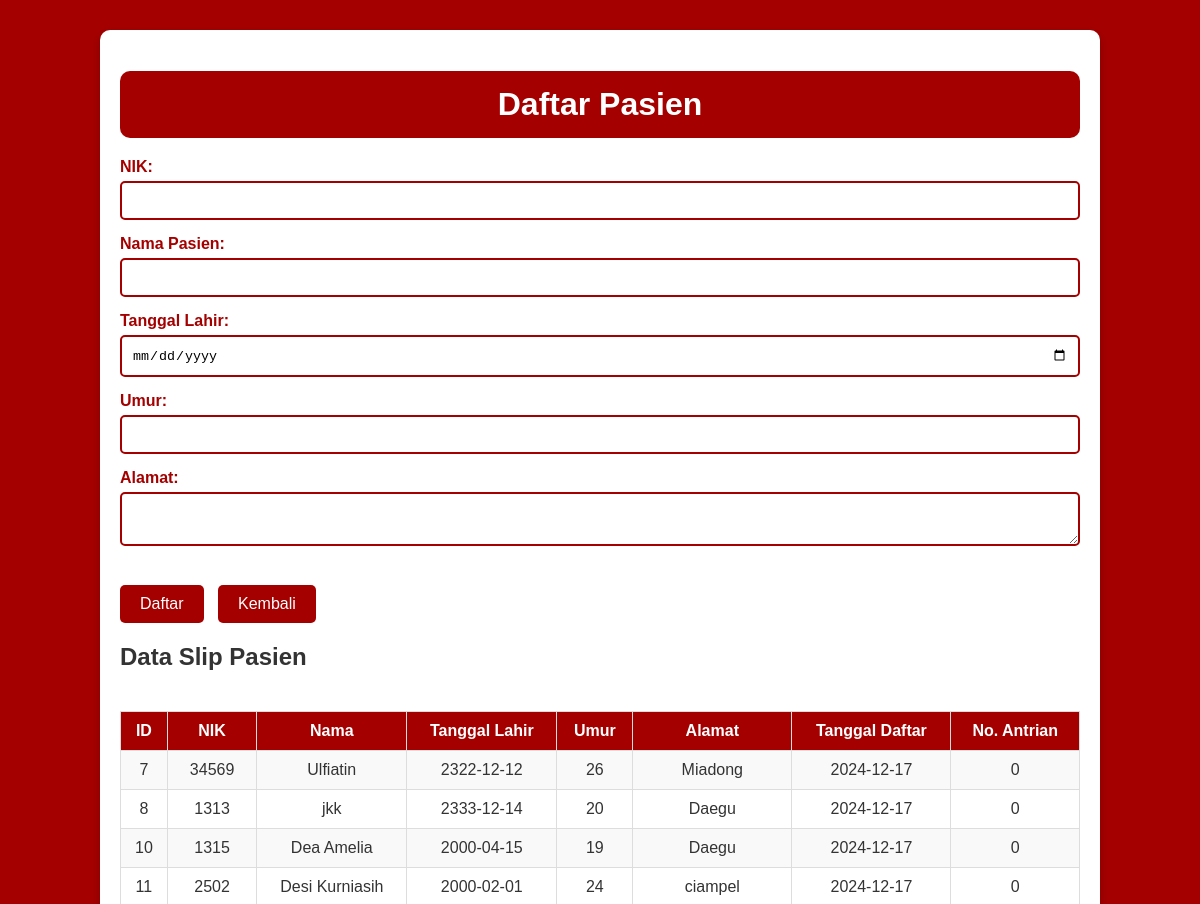
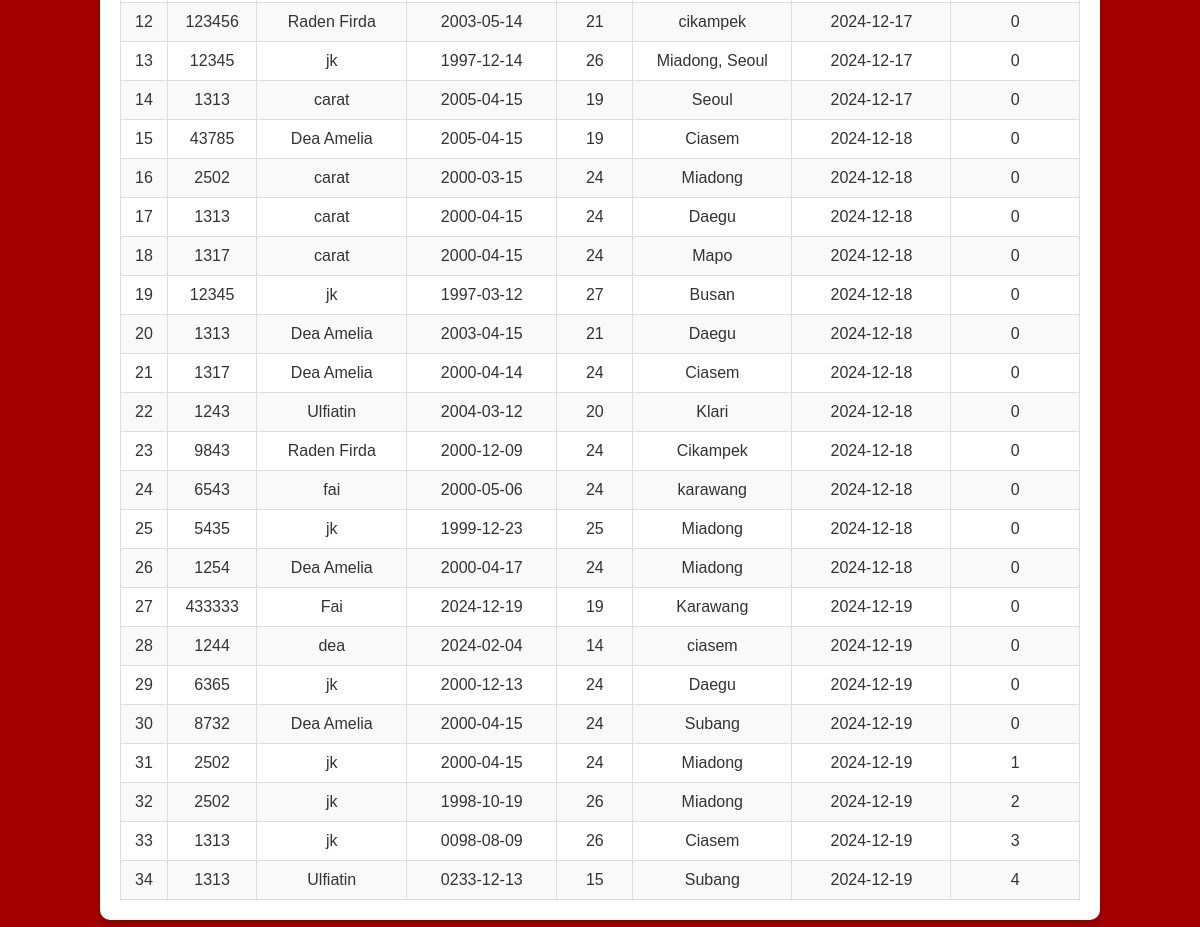
The app's page /daftar_pasien.php, older data (2 pictures, top to bottom).
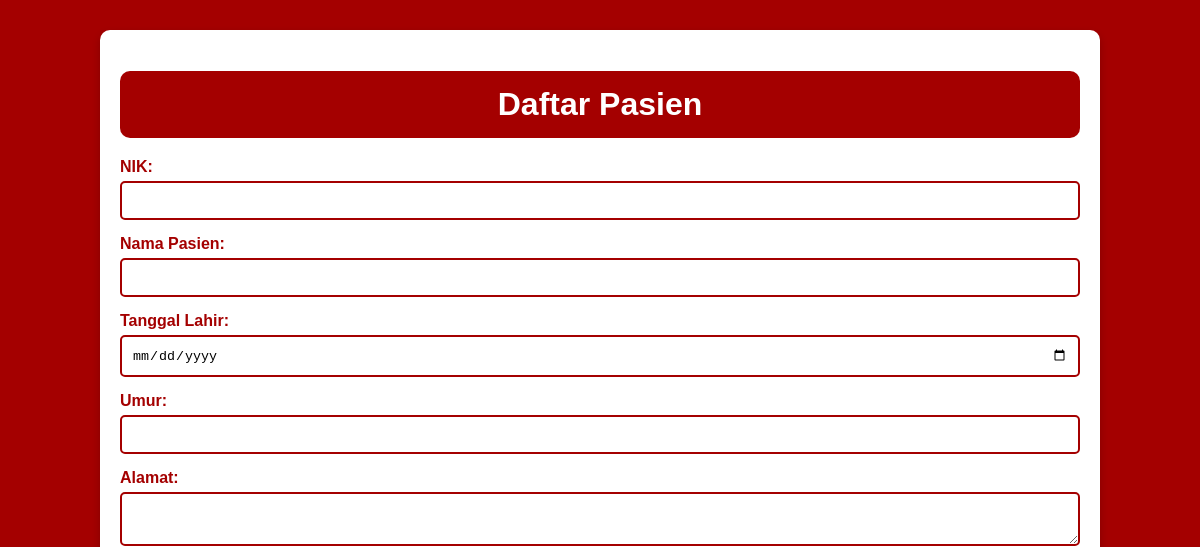
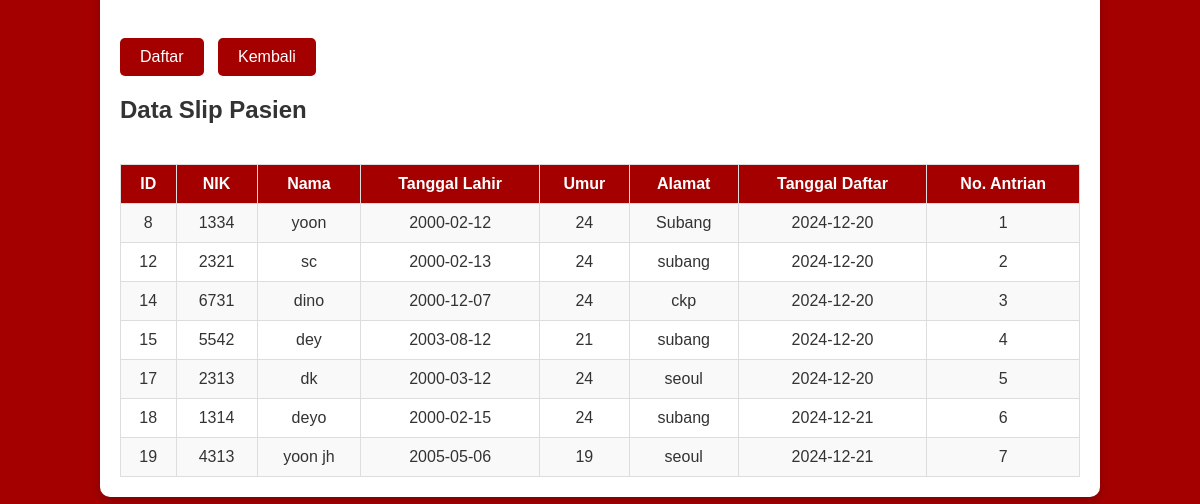
The same page, newer data (2 pictures, top to bottom).
### tables this page shows
CREATE TABLE `daftar_pasien` (
  `id_pasien` int(11) NOT NULL,
  `nik` varchar(50) NOT NULL,
  `nama_pasien` varchar(100) NOT NULL,
  `tanggal_lahir` date NOT NULL,
  `umur` int(11) NOT NULL,
  `alamat` varchar(255) NOT NULL,
  `tanggal_daftar` date NOT NULL DEFAULT curdate(),
  `no_antrian` int(11) NOT NULL,
  `id_data` int(11) DEFAULT NULL
);

### daftar_pasien.php (the view, shortened to what this page needs)
<?php
$host = "localhost";
$username = "root";
$password = "";
$database = "db_klinik";
$conn = new mysqli($host, $username, $password, $database);
$sql = "SELECT * FROM daftar_pasien";
$result = $conn->query($sql);
?>
<!DOCTYPE html>
<html>
<head>
</head>
<body>
    <div class="container">
        <h1>Daftar Pasien</h1>
        <form method="POST" action="">
            <label>NIK:</label>
            <input type="text" name="nik" required>
            <label>Nama Pasien:</label>
            <input type="text" name="nama_pasien" required>
            <label>Tanggal Lahir:</label>
            <input type="date" name="tanggal_lahir" required>
            <label>Umur:</label>
            <input type="number" name="umur" required>
            <label>Alamat:</label>
            <textarea name="alamat" required></textarea>
            <button type="submit">Daftar</button>
        <a href="index.php" class="back-button">Kembali</a>
        </form>
        <h2>Data Slip Pasien</h2>
        <div class="table-container">
            <table>
                <tr>
                    <th>ID</th>
                    <th>NIK</th>
                    <th>Nama</th>
                    <th>Tanggal Lahir</th>
                    <th>Umur</th>
                    <th>Alamat</th>
                    <th>Tanggal Daftar</th>
                    <th>No. Antrian</th>
                </tr>
                <?php while ($row = $result->fetch_assoc()): ?>
                <tr>
                    <td><?= $row['id_pasien'] ?></td>
                    <td><?= $row['nik'] ?></td>
                    <td><?= $row['nama_pasien'] ?></td>
                    <td><?= $row['tanggal_lahir'] ?></td>
                    <td><?= $row['umur'] ?></td>
                    <td><?= $row['alamat'] ?></td>
                    <td><?= $row['tanggal_daftar'] ?></td>
                    <td><?= $row['no_antrian'] ?></td>
                </tr>
                <?php endwhile; ?>
            </table>
        </div>
    </div>
</body>
</html>

Row changes from the older to the newer data that the page shows:
removed daftar_pasien: id_pasien "7", nik "34569", nama_pasien "Ulfiatin", tanggal_lahir "2322-12-12", umur "26", alamat "Miadong", tanggal_daftar "2024-12-17", no_antrian "0"
removed daftar_pasien: id_pasien "10", nik "1315", nama_pasien "Dea Amelia", tanggal_lahir "2000-04-15", umur "19", alamat "Daegu", tanggal_daftar "2024-12-17", no_antrian "0"
removed daftar_pasien: id_pasien "11", nik "2502", nama_pasien "Desi Kurniasih", tanggal_lahir "2000-02-01", umur "24", alamat "ciampel", tanggal_daftar "2024-12-17", no_antrian "0"
removed daftar_pasien: id_pasien "13", nik "12345", nama_pasien "jk", tanggal_lahir "1997-12-14", umur "26", alamat "Miadong, Seoul", tanggal_daftar "2024-12-17", no_antrian "0"
removed daftar_pasien: id_pasien "16", nik "2502", nama_pasien "carat", tanggal_lahir "2000-03-15", umur "24", alamat "Miadong", tanggal_daftar "2024-12-18", no_antrian "0"
removed daftar_pasien: id_pasien "20", nik "1313", nama_pasien "Dea Amelia", tanggal_lahir "2003-04-15", umur "21", alamat "Daegu", tanggal_daftar "2024-12-18", no_antrian "0"
removed daftar_pasien: id_pasien "21", nik "1317", nama_pasien "Dea Amelia", tanggal_lahir "2000-04-14", umur "24", alamat "Ciasem", tanggal_daftar "2024-12-18", no_antrian "0"
removed daftar_pasien: id_pasien "22", nik "1243", nama_pasien "Ulfiatin", tanggal_lahir "2004-03-12", umur "20", alamat "Klari", tanggal_daftar "2024-12-18", no_antrian "0"
removed daftar_pasien: id_pasien "23", nik "9843", nama_pasien "Raden Firda", tanggal_lahir "2000-12-09", umur "24", alamat "Cikampek", tanggal_daftar "2024-12-18", no_antrian "0"
removed daftar_pasien: id_pasien "24", nik "6543", nama_pasien "fai", tanggal_lahir "2000-05-06", umur "24", alamat "karawang", tanggal_daftar "2024-12-18", no_antrian "0"
removed daftar_pasien: id_pasien "25", nik "5435", nama_pasien "jk", tanggal_lahir "1999-12-23", umur "25", alamat "Miadong", tanggal_daftar "2024-12-18", no_antrian "0"
removed daftar_pasien: id_pasien "26", nik "1254", nama_pasien "Dea Amelia", tanggal_lahir "2000-04-17", umur "24", alamat "Miadong", tanggal_daftar "2024-12-18", no_antrian "0"
removed daftar_pasien: id_pasien "27", nik "433333", nama_pasien "Fai", tanggal_lahir "2024-12-19", umur "19", alamat "Karawang", tanggal_daftar "2024-12-19", no_antrian "0"
removed daftar_pasien: id_pasien "28", nik "1244", nama_pasien "dea", tanggal_lahir "2024-02-04", umur "14", alamat "ciasem", tanggal_daftar "2024-12-19", no_antrian "0"
removed daftar_pasien: id_pasien "29", nik "6365", nama_pasien "jk", tanggal_lahir "2000-12-13", umur "24", alamat "Daegu", tanggal_daftar "2024-12-19", no_antrian "0"
removed daftar_pasien: id_pasien "30", nik "8732", nama_pasien "Dea Amelia", tanggal_lahir "2000-04-15", umur "24", alamat "Subang", tanggal_daftar "2024-12-19", no_antrian "0"
removed daftar_pasien: id_pasien "31", nik "2502", nama_pasien "jk", tanggal_lahir "2000-04-15", umur "24", alamat "Miadong", tanggal_daftar "2024-12-19", no_antrian "1"
removed daftar_pasien: id_pasien "32", nik "2502", nama_pasien "jk", tanggal_lahir "1998-10-19", umur "26", alamat "Miadong", tanggal_daftar "2024-12-19", no_antrian "2"
removed daftar_pasien: id_pasien "33", nik "1313", nama_pasien "jk", tanggal_lahir "0098-08-09", umur "26", alamat "Ciasem", tanggal_daftar "2024-12-19", no_antrian "3"
removed daftar_pasien: id_pasien "34", nik "1313", nama_pasien "Ulfiatin", tanggal_lahir "0233-12-13", umur "15", alamat "Subang", tanggal_daftar "2024-12-19", no_antrian "4"
changed daftar_pasien id 8: nik "1313" → "1334"; nama_pasien "jkk" → "yoon"; tanggal_lahir "2333-12-14" → "2000-02-12"; umur "20" → "24"; alamat "Daegu" → "Subang"; tanggal_daftar "2024-12-17" → "2024-12-20"; no_antrian "0" → "1"
changed daftar_pasien id 12: nik "123456" → "2321"; nama_pasien "Raden Firda" → "sc"; tanggal_lahir "2003-05-14" → "2000-02-13"; umur "21" → "24"; alamat "cikampek" → "subang"; tanggal_daftar "2024-12-17" → "2024-12-20"; no_antrian "0" → "2"
changed daftar_pasien id 14: nik "1313" → "6731"; nama_pasien "carat" → "dino"; tanggal_lahir "2005-04-15" → "2000-12-07"; umur "19" → "24"; alamat "Seoul" → "ckp"; tanggal_daftar "2024-12-17" → "2024-12-20"; no_antrian "0" → "3"
changed daftar_pasien id 15: nik "43785" → "5542"; nama_pasien "Dea Amelia" → "dey"; tanggal_lahir "2005-04-15" → "2003-08-12"; umur "19" → "21"; alamat "Ciasem" → "subang"; tanggal_daftar "2024-12-18" → "2024-12-20"; no_antrian "0" → "4"
changed daftar_pasien id 17: nik "1313" → "2313"; nama_pasien "carat" → "dk"; tanggal_lahir "2000-04-15" → "2000-03-12"; alamat "Daegu" → "seoul"; tanggal_daftar "2024-12-18" → "2024-12-20"; no_antrian "0" → "5"
changed daftar_pasien id 18: nik "1317" → "1314"; nama_pasien "carat" → "deyo"; tanggal_lahir "2000-04-15" → "2000-02-15"; alamat "Mapo" → "subang"; tanggal_daftar "2024-12-18" → "2024-12-21"; no_antrian "0" → "6"
changed daftar_pasien id 19: nik "12345" → "4313"; nama_pasien "jk" → "yoon jh"; tanggal_lahir "1997-03-12" → "2005-05-06"; umur "27" → "19"; alamat "Busan" → "seoul"; tanggal_daftar "2024-12-18" → "2024-12-21"; no_antrian "0" → "7"
